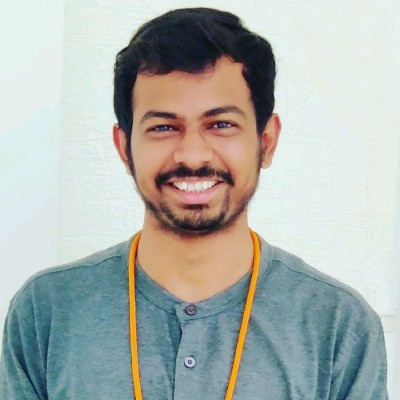
#> input picture ss.jpg, 400 x 400 px
$ jupyter execute cartoonize_python.ipynb
#> lines starting #> are read from the running program, lines starting #| are printed output that depends on the picture; after the words box and inside, x2 and y2 are one past the last pixel; in counts of white or black regions, pixels touching at a corner belong together
[cell 1]
import cv2

[cell 2]
import numpy as np

[cell 3]
img = cv2.imread("ss.jpg")
#> img is the input picture: shape (400, 400, 3); mean B, G, R 174.2, 178.6, 172.7

[cell 4]
gray = cv2.cvtColor(img, cv2.COLOR_BGR2GRAY)
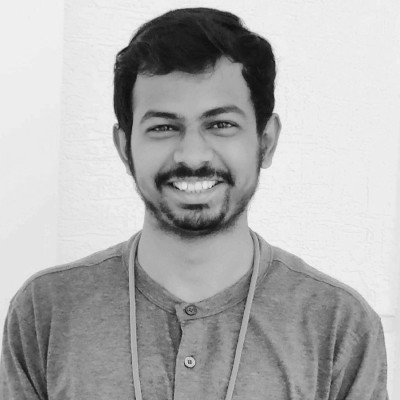
#> gray: shape (400, 400); min 13, max 246, mean 176.3
gray = cv2.medianBlur(gray, 5)
edges = cv2.adaptiveThreshold(gray, 255, cv2.ADAPTIVE_THRESH_MEAN_C,
                                         cv2.THRESH_BINARY, 9, 9)
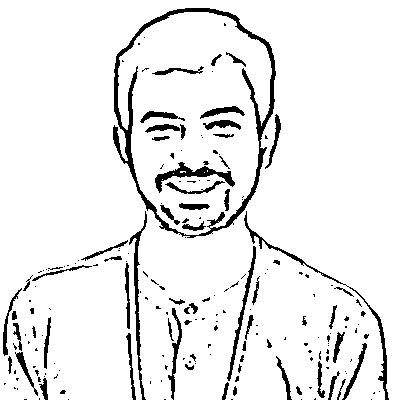
#> edges: shape (400, 400); 92.4% white; 196 black regions (133 under 20 px), largest, box (x1, y1, x2, y2) and area: (113, 8, 276, 238) 3311, (244, 211, 389, 400) 770, (155, 162, 235, 193) 649

[cell 5]
color = cv2.bilateralFilter(img, 9, 250, 250)
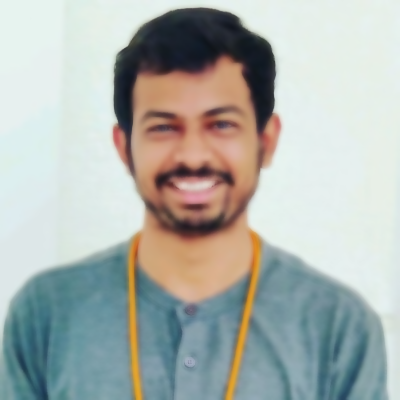
#> color: shape (400, 400, 3); mean B, G, R 174.3, 178.6, 172.7
cartoon = cv2.bitwise_and(color, color, mask=edges)
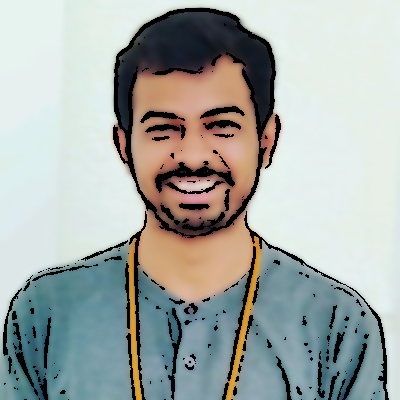
#> cartoon: shape (400, 400, 3); mean B, G, R 166.8, 170.9, 164.5
